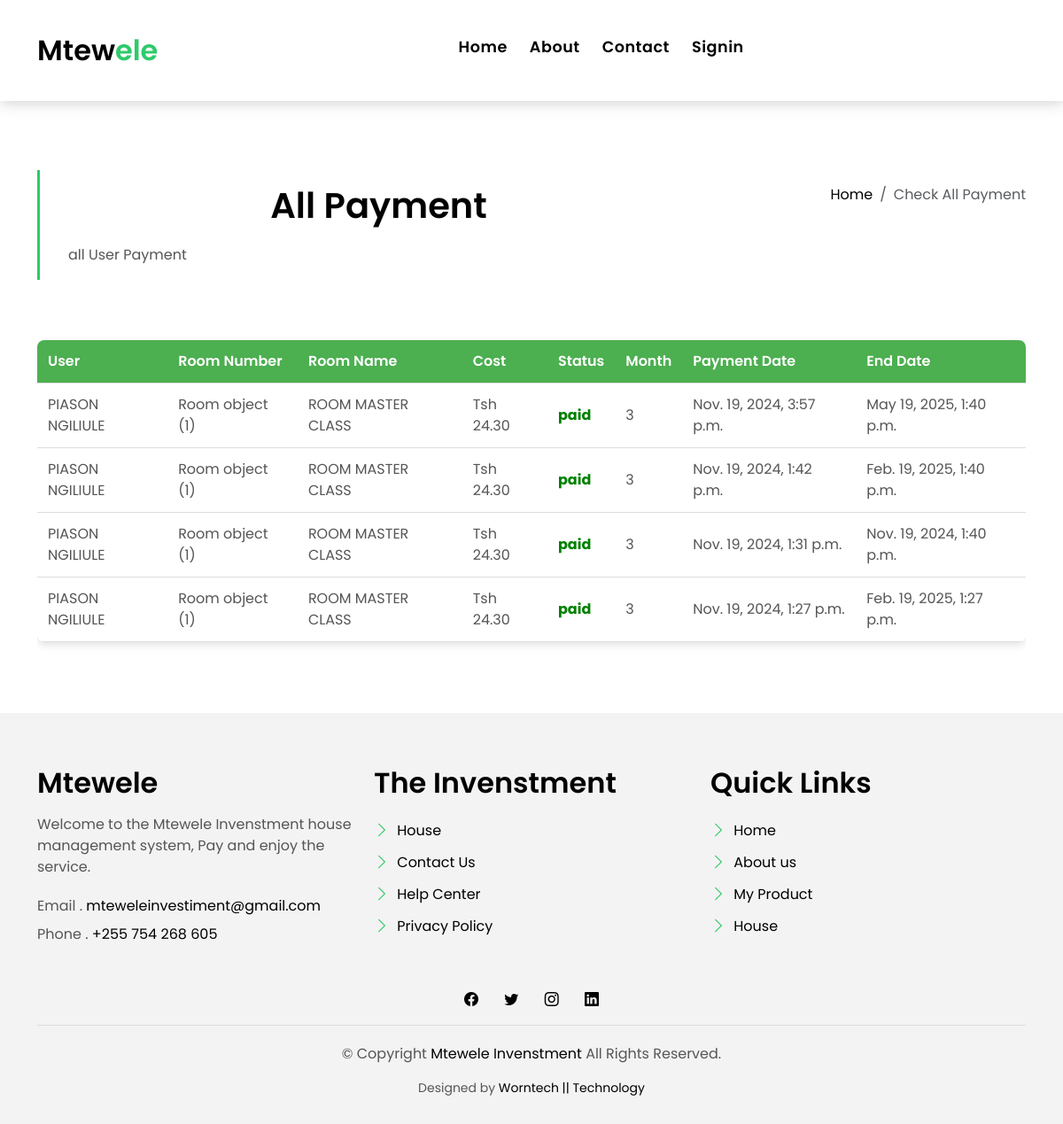
Page /allpayment/ on the committed database.
### web/models.py (models this page shows, shortened)
class MyPayment(models.Model):
    PAYMENT_STATUS_CHOICES = (
        ('paid', 'Paid'),
        ('pending', 'Pending'),
        ('expired', 'expired'),
    )
    MONTH_CHOICES = (
        (3, '3 Months'),
        (6, '6 Months'),
    )
    user = models.ForeignKey(MyUser, on_delete=models.CASCADE)
    Room = models.ForeignKey(Room, on_delete=models.CASCADE)
    Room_Name = models.CharField(max_length=100)
    Cost = models.DecimalField(max_digits=10, decimal_places=2)
    transaction_id = models.CharField(max_length=100)
    Payment_status = models.CharField(max_length=10, choices=PAYMENT_STATUS_CHOICES, default='pending')
    Month = models.IntegerField(choices=MONTH_CHOICES)  # Changed to IntegerField
    Payment_date = models.DateTimeField(auto_now_add=True)
    end_date = models.DateTimeField(null=True, blank=True)  # Allow end_date to be null initially
    unique_code = models.CharField(max_length=100, unique=True, null=True, blank=True)

class MyUser(AbstractBaseUser):
    email=models.EmailField(verbose_name="email", max_length=100, unique=True)
    first_name=models.CharField(verbose_name="first name", max_length=100, unique=False)
    username=models.CharField(verbose_name="user name", max_length=100, unique=True)
    last_name=models.CharField(verbose_name="last name", max_length=100, unique=False)
    date_joined=models.DateTimeField(verbose_name="date joined", auto_now_add=True)
    last_login=models.DateTimeField(verbose_name="last login", auto_now=True)
    is_admin=models.BooleanField(default=True)
    is_active=models.BooleanField(default=True)
    is_staff=models.BooleanField(default=True)
    is_superuser=models.BooleanField(default=True)
    hide_email = models.BooleanField(default=True)
    USERNAME_FIELD="email"
    REQUIRED_FIELDS=['username']
    objects=MyUserManager()

class Room(models.Model):
    room_number = (
        ('1', '1'),
        ('2', '2'),
        ('3', '3'),
        ('4', '4'),
        ('5', '5'),
        ('6', '6'),
        ('7', '7'),
        ('8', '8'),
        ('9', '9'),
        ('10', '10'),
    )
    Room_Name = models.CharField(max_length=100)
    Room_Number = models.CharField(max_length=10, choices=room_number)
    Image =models.ImageField(upload_to="home/")
    Cost = models.DecimalField(max_digits=10, decimal_places=2)
    Post_date = models.DateTimeField(auto_now_add=True)

### web/views.py (the view)
# urls.py: path("allpayment/",views.allpayment,name = "allpayment"),
def allpayment(request):
    userpayment = MyPayment.objects.all().order_by('-id')
    context={
        "userpayment":userpayment
    }
    return render(request, 'web/allpayment.html', context)

### web/templates/web/allpayment.html (shortened to what this page needs)
{% extends 'web/base.html' %}
{% load static %}
{% block content %}
<!DOCTYPE html>
<html lang="en">
<head>
<link href="{% static 'web/assets/vendor/animate.css/animate.min.css' %}" rel="stylesheet">
<link href="{% static 'web/assets/vendor/bootstrap/css/bootstrap.min.css' %}" rel="stylesheet">
<link href="{% static 'web/assets/vendor/bootstrap-icons/bootstrap-icons.css' %}" rel="stylesheet">
<link href="{% static 'web/assets/vendor/swiper/swiper-bundle.min.css' %}" rel="stylesheet">
<link href="{% static 'web/assets/css/style.css' %}" rel="stylesheet">
</head>
<body>
  <main id="main">
    <section class="intro-single">
      <div class="container">
        <div class="row">
          <div class="col-md-12 col-lg-8">
            <div class="title-single-box">
              <h1 class="title-single">All Payment</h1>
              <span class="color-text-a">all User Payment</span>
            </div>
          </div>
          <div class="col-md-12 col-lg-4">
            <nav aria-label="breadcrumb" class="breadcrumb-box d-flex justify-content-lg-end">
              <ol class="breadcrumb">
                <li class="breadcrumb-item">
                  <a href="{% url 'home' %}">Home</a>
                </li>
                <li class="breadcrumb-item active" aria-current="page">
                  Check All Payment
                </li>
              </ol>
            </nav>
          </div>
        </div>
      </div>
    </section>
    <section class="news-single nav-arrow-b">
      <div class="container">
        <div class="row">
          <div class="col-sm-12">
            <div class="news-img-box">
                <div class="table-container">
                    <table>
                        <thead>
                            <tr>
                                <th>User</th>
                                <th>Room Number</th>
                                <th>Room Name</th>
                                <th>Cost</th>
                                <th>Status</th>
                                <th>Month</th>
                                <th>Payment Date</th>
                                <th>End Date</th>
                            </tr>
                        </thead>
                        <tbody>
                            {% if userpayment %}
                            {% for i in userpayment %}
                            {% if i.Payment_status == "paid" %}
                            <tr>
                                <td>{{i.user.first_name}} {{i.user.last_name}}</td>
                                <td>{{i.Room}}</td>
                                <td>{{i.Room_Name}}</td>
                                <td>Tsh {{i.Cost}}</td>
                                <td class="status-paid">{{i.Payment_status}}</td>
                                <td>{{i.Month}}</td>
                                <td>{{i.Payment_date}}</td>
                                <td>{{i.end_date}}</td>
                            </tr>
                            {% endif %}
                            {% endfor %}
                            {% endif %}
                        </tbody>
                    </table>
                </div>
            </div>
          </div>
        </div>
      </div>
    </section>
  </main>
</body>
</html>
{% endblock %}

### web/templates/web/base.html (shortened to what this page needs)
{% load static %}
<!DOCTYPE html>
<html lang="en">
<head>
  <link href="{% static 'web/assets/vendor/animate.css/animate.min.css' %}" rel="stylesheet">
  <link href="{% static 'web/assets/vendor/bootstrap/css/bootstrap.min.css' %}" rel="stylesheet">
  <link href="{% static 'web/assets/vendor/bootstrap-icons/bootstrap-icons.css' %}" rel="stylesheet">
  <link href="{% static 'web/assets/vendor/swiper/swiper-bundle.min.css' %}" rel="stylesheet">
  <link href="{% static 'web/assets/css/style.css' %}" rel="stylesheet">
</head>
<body>
  <nav class="navbar navbar-default navbar-trans navbar-expand-lg fixed-top">
    <div class="container">
      <a class="navbar-brand text-brand" href="{% url 'home' %}">Mtew<span class="color-b">ele</span></a>
      <div class="navbar-collapse collapse justify-content-center" id="navbarDefault">
        <ul class="navbar-nav">
          <li class="nav-item">
            <a class="nav-link" href="{% url 'home' %}">Home</a>
          </li>
          <li class="nav-item">
            <a class="nav-link " href="{% url 'aboutus' %}">About</a>
          </li>
          <li class="nav-item">
            <a class="nav-link " href="{% url 'contactpost' %}">Contact</a>
          </li>
          {% if user.is_authenticated %}
          <li class="nav-item">
            <a class="nav-link " href="{% url 'logout' %}">Logout</a>
          </li>
          {% else %}
          <li class="nav-item">
            <a class="nav-link " href="{% url 'signin' %}">Signin</a>
          </li>
          {% endif %}
        </ul>
      </div>
    </div>
  </nav>
{% block content %}
{% endblock %}
  <section class="section-footer">
    <div class="container">
      <div class="row">
        <div class="col-sm-12 col-md-4">
          <div class="widget-a">
            <div class="w-header-a">
              <h3 class="w-title-a text-brand">Mtewele</h3>
            </div>
            <div class="w-body-a">
              <p class="w-text-a color-text-a">
                Welcome to the Mtewele Invenstment house management system, Pay and enjoy the service.
              </p>
            </div>
            <div class="w-footer-a">
              <ul class="list-unstyled">
                <li class="color-a">
                  <span class="color-text-a">Email .</span> mteweleinvestiment@gmail.com
                </li>
                <li class="color-a">
                  <span class="color-text-a">Phone .</span> +255 754 268 605
                </li>
              </ul>
            </div>
          </div>
        </div>
        <div class="col-sm-12 col-md-4 section-md-t3">
          <div class="widget-a">
            <div class="w-header-a">
              <h3 class="w-title-a text-brand">The Invenstment</h3>
            </div>
            <div class="w-body-a">
              <div class="w-body-a">
                <ul class="list-unstyled">
                  <li class="item-list-a">
                    <i class="bi bi-chevron-right"></i> <a href="#">House</a>
                  </li>
                  <li class="item-list-a">
                    <i class="bi bi-chevron-right"></i> <a href="#">Contact Us</a>
                  </li>
                  <li class="item-list-a">
                    <i class="bi bi-chevron-right"></i> <a href="#">Help Center</a>
                  </li>
                  <li class="item-list-a">
                    <i class="bi bi-chevron-right"></i> <a href="#">Privacy Policy</a>
                  </li>
                </ul>
              </div>
            </div>
          </div>
        </div>
        <div class="col-sm-12 col-md-4 section-md-t3">
          <div class="widget-a">
            <div class="w-header-a">
              <h3 class="w-title-a text-brand">Quick Links</h3>
            </div>
            <div class="w-body-a">
              <ul class="list-unstyled">
                <li class="item-list-a">
                  <i class="bi bi-chevron-right"></i> <a href="#">Home</a>
                </li>
                <li class="item-list-a">
                  <i class="bi bi-chevron-right"></i> <a href="#">About us</a>
                </li>
                <li class="item-list-a">
                  <i class="bi bi-chevron-right"></i> <a href="#">My Product</a>
                </li>
                <li class="item-list-a">
                  <i class="bi bi-chevron-right"></i> <a href="#">House</a>
                </li>
              </ul>
            </div>
          </div>
        </div>
      </div>
    </div>
  </section>
  <footer>
    <div class="container">
      <div class="row">
        <div class="col-md-12">
          <div class="socials-a">
            <ul class="list-inline">
              <li class="list-inline-item">
                <a href="#">
                  <i class="bi bi-facebook" aria-hidden="true"></i>
                </a>
              </li>
              <li class="list-inline-item">
                <a href="#">
                  <i class="bi bi-twitter" aria-hidden="true"></i>
                </a>
              </li>
              <li class="list-inline-item">
                <a href="#">
                  <i class="bi bi-instagram" aria-hidden="true"></i>
                </a>
              </li>
              <li class="list-inline-item">
                <a href="#">
                  <i class="bi bi-linkedin" aria-hidden="true"></i>
                </a>
              </li>
            </ul>
          </div>
          <div class="copyright-footer">
            <p class="copyright color-text-a">
              &copy; Copyright
              <span class="color-a">Mtewele Invenstment</span> All Rights Reserved.
            </p>
          </div>
          <div class="credits">
            Designed by <a href="">Worntech || Technology</a>
          </div>
        </div>
      </div>
    </div>
  </footer>
</body>
</html>

### web/static/web/assets/css/style.css (style rules this page uses)
body { font-family: "Poppins", sans-serif; color: #555555; }
h1, h2, h3, h4, h5, h6 { color: #000000; }
a { color: #000000; text-decoration: none; transition: all 0.5s ease; }
.text-brand { color: #000000; font-size: 2rem; font-weight: 600; }
.color-a { text-decoration: none; color: #000000; }
.color-b { color: #2eca6a; }
.color-text-a { text-decoration: none; color: #555555; }
.socials-a { text-decoration: none; }
.socials-a .list-inline-item:not(:last-child) { margin-right: 25px; }
.navbar-default { transition: all 0.5s ease-in-out; background-color: #ffffff; padding-top: 28px; padding-bottom: 28px; -webkit-backface-visibility: hidden; backface-visibility: hidden; box-shadow: 1px 2px 15px rgba(100, 100, 100, 0.3); }
.navbar-default.navbar-trans, .navbar-default.navbar-reduce { -webkit-backface-visibility: hidden; backface-visibility: hidden; }
.navbar-default.navbar-trans .nav-item, .navbar-default.navbar-reduce .nav-item { position: relative; padding-right: 10px; padding-bottom: 8px; margin-left: 0; }
@media (min-width: 768px) { .navbar-default.navbar-trans .nav-item, .navbar-default.navbar-reduce .nav-item { margin-left: 15px; } }
.navbar-default.navbar-trans .nav-link, .navbar-default.navbar-reduce .nav-link { font-size: 1.1rem; color: #000000; font-weight: 600; letter-spacing: 0.03em; transition: all 0.1s ease-in-out; position: relative; padding-left: 0; padding-right: 0; }
.navbar-default.navbar-trans .nav-link:before, .navbar-default.navbar-reduce .nav-link:before { content: ""; position: absolute; bottom: 5px; left: 0; width: 100%; height: 2px; z-index: 0; background-color: #2eca6a; transform: scaleX(0); transform-origin: right; transition: transform 0.2s ease-out, opacity 0.2s ease-out 0.3s; }
.navbar-default.navbar-trans .nav-link:before { background-color: #2eca6a; }
.intro-single { padding: 12rem 0 3rem; }
.intro-single .title-single-box { padding: 1rem 0 1rem 2rem; }
.intro-single .title-single-box { border-left: 3px solid #2eca6a; }
.intro-single .title-single-box .title-single { font-weight: 600; font-size: 2.2rem; }
@media (min-width: 768px) { .intro-single .title-single-box .title-single { font-size: 2.1rem; } }
@media (min-width: 992px) { .intro-single .title-single-box .title-single { font-size: 2.5rem; } }
.intro-single .breadcrumb-box { padding: 1rem 0 0 0.5rem; }
.intro-single .breadcrumb { background-color: transparent; padding-right: 0; padding-left: 0; }
.section-footer { padding-top: 60px; margin-top: 60px; background: #f3f3f3; }
.section-footer ul { line-height: 2; }
.section-footer .item-list-a i { font-size: 18px; padding-right: 4px; color: #2eca6a; }
.section-footer .widget-a .w-title-a { margin-bottom: 1rem; }
footer { background: #f3f3f3; text-align: center; padding: 30px 0; }
footer .copyright-footer { border-top: 1px solid #ddd; padding-top: 20px; }
footer .credits { font-size: 14px; }

### web/templates/web/allpayment.html (style rules this page uses)
h1 { text-align: center; margin-bottom: 20px; }
.table-container { overflow-x: auto; }
table { width: 100%; border-collapse: collapse; margin: 20px 0; background-color: #fff; border-radius: 8px; overflow: hidden; box-shadow: 0 4px 8px rgba(0, 0, 0, 0.1); }
thead { background-color: #4CAF50; color: #fff; }
th, td { text-align: left; padding: 12px; border-bottom: 1px solid #ddd; }
th { font-weight: 600; }
td { font-weight: 400; }
.status-paid { color: green; font-weight: bold; }

### rows in the picture
MyPayment: user.first_name "PIASON", user.last_name "NGILIULE", Room "Room object (1)", Room_Name "ROOM MASTER CLASS", Cost "24.30", Payment_status "paid", Month "3", Payment_date "Nov. 19, 2024, 3:57 p.m.", end_date "May 19, 2025, 1:40 p.m."
MyPayment: user.first_name "PIASON", user.last_name "NGILIULE", Room "Room object (1)", Room_Name "ROOM MASTER CLASS", Cost "24.30", Payment_status "paid", Month "3", Payment_date "Nov. 19, 2024, 1:42 p.m.", end_date "Feb. 19, 2025, 1:40 p.m."
MyPayment: user.first_name "PIASON", user.last_name "NGILIULE", Room "Room object (1)", Room_Name "ROOM MASTER CLASS", Cost "24.30", Payment_status "paid", Month "3", Payment_date "Nov. 19, 2024, 1:31 p.m.", end_date "Nov. 19, 2024, 1:40 p.m."
MyPayment: user.first_name "PIASON", user.last_name "NGILIULE", Room "Room object (1)", Room_Name "ROOM MASTER CLASS", Cost "24.30", Payment_status "paid", Month "3", Payment_date "Nov. 19, 2024, 1:27 p.m.", end_date "Feb. 19, 2025, 1:27 p.m."
